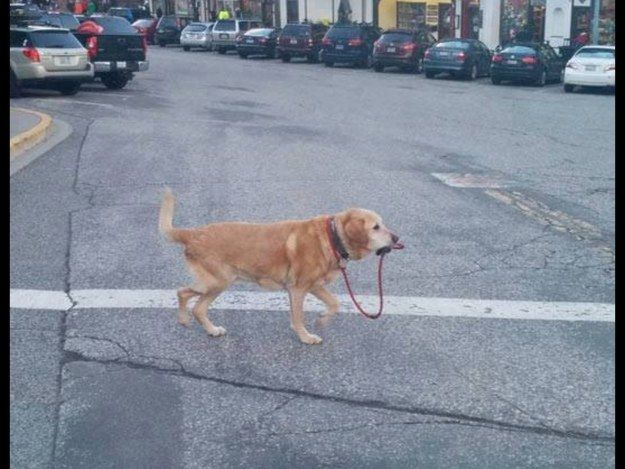
#> input picture test1.jpg, 625 x 469 px
$ python temp.py
#> lines starting #> are read from the running program, lines starting #| are printed output that depends on the picture
import cv2
import time

from sklearn.cluster import KMeans
from sklearn.decomposition import PCA
import matplotlib.pyplot as plt
import seaborn as sns
# Load an image


start = time.time()
img = cv2.imread('test1.jpg')
#> img is the input picture: shape (469, 625, 3); mean B, G, R 147.7, 134.6, 127.5

# Convert the image to grayscale (SIFT works on grayscale images)
gray = cv2.cvtColor(img, cv2.COLOR_RGB2GRAY)
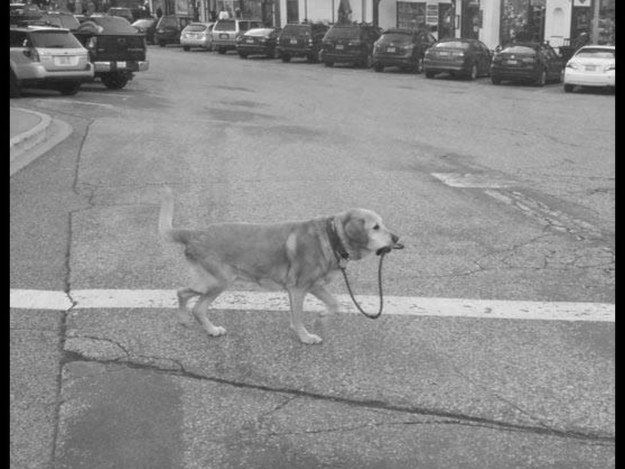
#> gray: shape (469, 625); min 0, max 254, mean 137.7

# Initiate SIFT detector
sift = cv2.SIFT_create()

# Find keypoints and dfcriptors directly
kp, des = sift.detectAndCompute(gray, None)
#> kp = 1851 keypoints; strongest (x, y, size): (613, 47, 2.2), (593, 66, 23.8), (108, 63, 2.3), (20, 298, 15.4)
end = time.time()
dt = end-start
print(dt)

# Print descriptors
print('Descriptors:', des)
#> (printed output is left out)

print(des.shape)
#| (1851, 128)
# [5 lines of commented-out code are left out]


def generate_kmeans(n_clusters, dataframe):
  kmeans = KMeans(n_clusters=4, n_init=10, max_iter=50, random_state=1)
  kmeans.fit(dataframe) #`fit_predict` entrena el modelo y devuelve las predicciones

  y_pred = kmeans.labels_ #kmeans.predict(rates)
  y_pred


  pca = PCA(n_components=2).fit(dataframe)
  rates_pca = pca.transform(dataframe)
  #print(rates_pca)
  sns.scatterplot(x=rates_pca[:, 0], y=rates_pca[:, 1], hue=y_pred, palette='Set1')

  plt.title("Visualización PCA (n = 2) para 4 clusters por Kmeans")
  plt.show()
